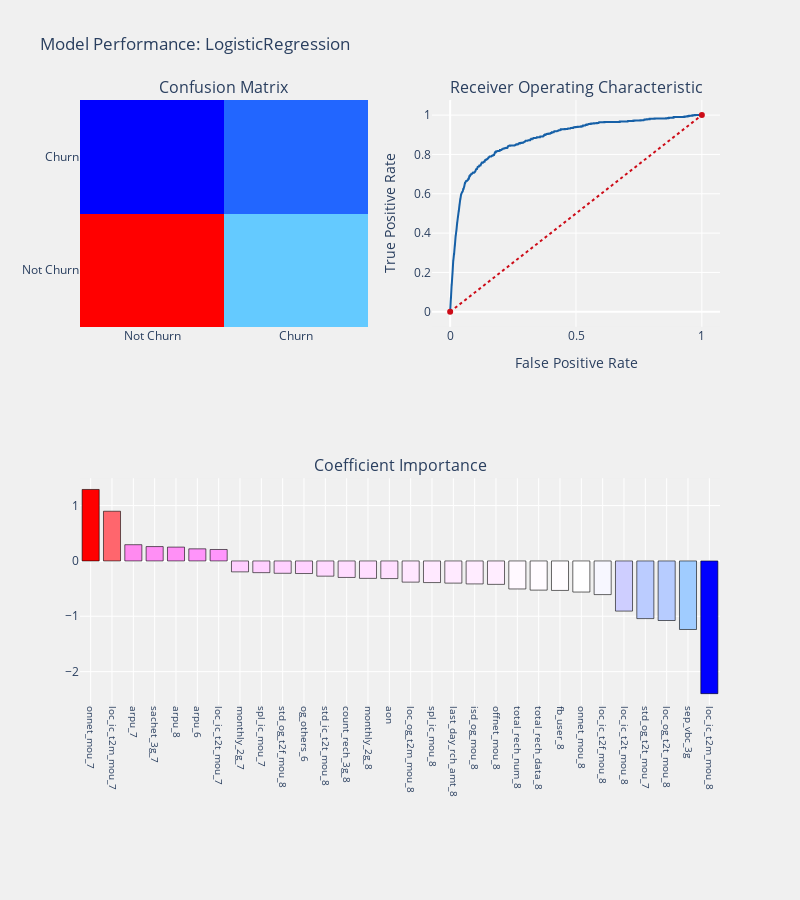
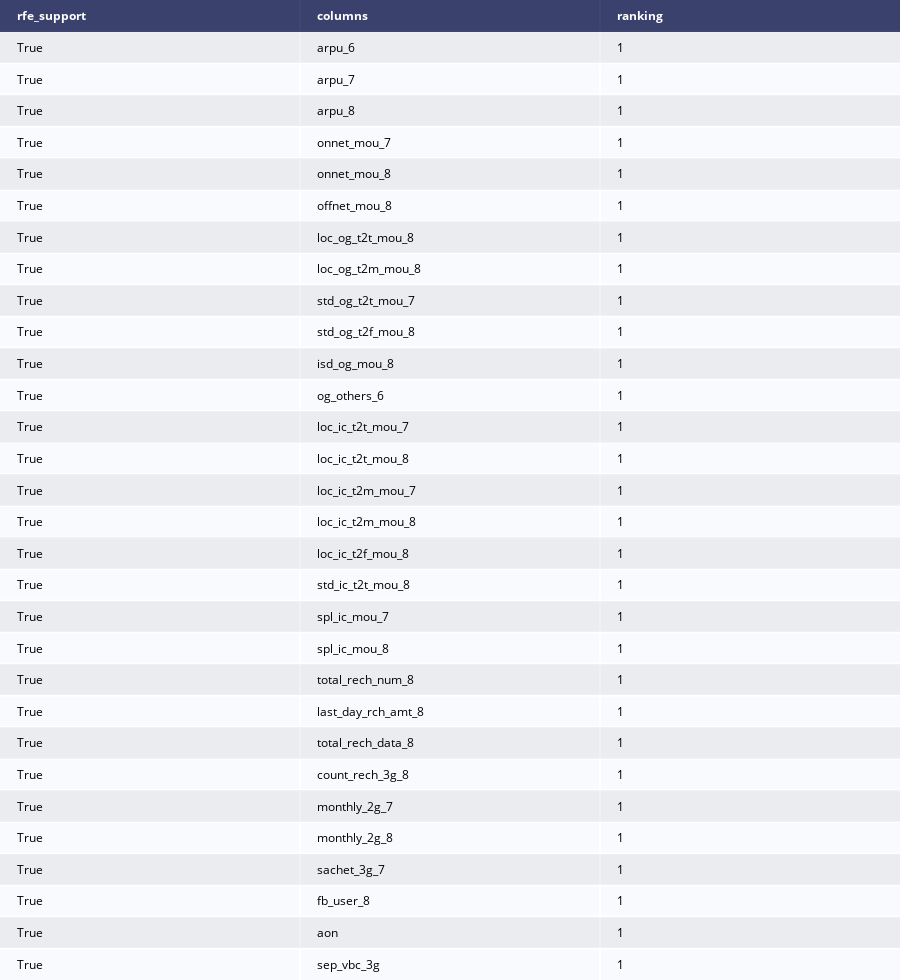

The notebook cell these images were saved under, in order:
### Markdown cell above
#### 1. Recursive Feature Elimination.

### Code cell
from sklearn.feature_selection import RFE

logit = LogisticRegression()

rfe = RFE(logit,30) # doing it with 30 features
rfe = rfe.fit(X_train_res,y_train_res.values.ravel())

rfe.support_
rfe.ranking_


#identified columns after Recursive Feature Elimination
cols = X_train_res.columns[rfe.support_]


#separating train and test data
X_train_rfe = X_train_res[cols]
X_test_rfe  = X_test[cols]
y_train_rfe = y_train_res
y_test_rfe  = y_test

logit_rfe = LogisticRegression(C=1.0, class_weight=None, dual=False, fit_intercept=True,
          intercept_scaling=1, max_iter=100, multi_class='ovr', n_jobs=1,
          penalty='l2', random_state=None, solver='liblinear', tol=0.0001,
          verbose=0, warm_start=False)

#applying model
telecom_churn_feature_selection(logit_rfe,X_train_rfe,X_test_rfe,y_train_rfe,y_test_rfe,cols,"Coefficient",threshold_plot = show_threshold)

#let's display the support columns in a table
idc_rfe = pd.DataFrame({"rfe_support" :rfe.support_,
                       "columns" : X_train_res.columns,
                       "ranking" : rfe.ranking_,
                      })

tab_rk = ff.create_table(idc_rfe[idc_rfe["rfe_support"] == True])
py.iplot(tab_rk)

### Figure 1 — Plotly figure (JSON) as saved in the notebook; plotly's stock layout.template omitted (floating-point values rounded to 4 significant figures; data arrays with more than 128 entries replaced by an {"elided": "..."} marker saying what was removed)
{"data": [{"colorscale": [[0, "rgb(0,0,255)"], [0.1, "rgb(51,153,255)"], [0.2, "rgb(102,204,255)"], [0.3, "rgb(153,204,255)"], [0.4, "rgb(204,204,255)"], [0.5, "rgb(255,255,255)"], [0.6, "rgb(255,204,255)"], [0.7, "rgb(255,153,255)"], [0.8, "rgb(255,102,204)"], [0.9, "rgb(255,102,102)"], [1, "rgb(255,0,0)"]], "name": "matrix", "showscale": false, "type": "heatmap", "x": ["Not Churn", "Churn"], "xaxis": "x", "y": ["Not Churn", "Churn"], "yaxis": "y", "z": [[6803, 1453], [143, 587]]}, {"line": {"color": "rgb(22, 96, 167)", "width": 2}, "name": "Roc : 0.8140581859934162", "type": "scatter", "x": {"elided": "934 float values"}, "xaxis": "x2", "y": {"elided": "934 float values"}, "yaxis": "y2"}, {"line": {"color": "rgb(205, 12, 24)", "dash": "dot", "width": 2}, "type": "scatter", "x": [0, 1], "xaxis": "x2", "y": [0, 1], "yaxis": "y2"}, {"marker": {"color": [1.291, 0.898, 0.2933, 0.2595, 0.25, 0.2185, 0.2068, -0.1975, -0.2117, -0.2234, -0.2275, -0.2753, -0.2983, -0.315, -0.3186, -0.3831, -0.3909, -0.4008, -0.4153, -0.4233, -0.5064, -0.5271, -0.533, -0.5622, -0.6083, -0.9065, -1.042, -1.076, -1.239, -2.398], "colorscale": [[0, "rgb(0,0,255)"], [0.1, "rgb(51,153,255)"], [0.2, "rgb(102,204,255)"], [0.3, "rgb(153,204,255)"], [0.4, "rgb(204,204,255)"], [0.5, "rgb(255,255,255)"], [0.6, "rgb(255,204,255)"], [0.7, "rgb(255,153,255)"], [0.8, "rgb(255,102,204)"], [0.9, "rgb(255,102,102)"], [1, "rgb(255,0,0)"]], "line": {"color": "black", "width": 0.6}}, "name": "coefficients", "type": "bar", "x": ["onnet_mou_7", "loc_ic_t2m_mou_7", "arpu_7", "sachet_3g_7", "arpu_8", "arpu_6", "loc_ic_t2t_mou_7", "monthly_2g_7", "spl_ic_mou_7", "std_og_t2f_mou_8", "og_others_6", "std_ic_t2t_mou_8", "count_rech_3g_8", "monthly_2g_8", "aon", "loc_og_t2m_mou_8", "spl_ic_mou_8", "last_day_rch_amt_8", "isd_og_mou_8", "offnet_mou_8", "total_rech_num_8", "total_rech_data_8", "fb_user_8", "onnet_mou_8", "loc_ic_t2f_mou_8", "loc_ic_t2t_mou_8", "std_og_t2t_mou_7", "loc_og_t2t_mou_8", "sep_vbc_3g", "loc_ic_t2m_mou_8"], "xaxis": "x3", "y": [1.291, 0.898, 0.2933, 0.2595, 0.25, 0.2185, 0.2068, -0.1975, -0.2117, -0.2234, -0.2275, -0.2753, -0.2983, -0.315, -0.3186, -0.3831, -0.3909, -0.4008, -0.4153, -0.4233, -0.5064, -0.5271, -0.533, -0.5622, -0.6083, -0.9065, -1.042, -1.076, -1.239, -2.398], "yaxis": "y3"}], "layout": {"annotations": [{"font": {"size": 16}, "showarrow": false, "text": "Confusion Matrix", "x": 0.225, "xanchor": "center", "xref": "paper", "y": 1, "yanchor": "bottom", "yref": "paper"}, {"font": {"size": 16}, "showarrow": false, "text": "Receiver Operating Characteristic", "x": 0.775, "xanchor": "center", "xref": "paper", "y": 1, "yanchor": "bottom", "yref": "paper"}, {"font": {"size": 16}, "showarrow": false, "text": "Coefficient Importance", "x": 0.5, "xanchor": "center", "xref": "paper", "y": 0.375, "yanchor": "bottom", "yref": "paper"}], "autosize": false, "height": 900, "margin": {"b": 195}, "paper_bgcolor": "rgba(240,240,240, 0.95)", "plot_bgcolor": "rgba(240,240,240, 0.95)", "showlegend": false, "title": {"text": "Model Performance: LogisticRegression"}, "width": 800, "xaxis": {"anchor": "y", "domain": [0, 0.45]}, "xaxis2": {"anchor": "y2", "domain": [0.55, 1], "title": {"text": "False Positive Rate"}}, "xaxis3": {"anchor": "y3", "domain": [0, 1], "showgrid": true, "tickangle": 90, "tickfont": {"size": 10}}, "yaxis": {"anchor": "x", "domain": [0.625, 1]}, "yaxis2": {"anchor": "x2", "domain": [0.625, 1], "title": {"text": "True Positive Rate"}}, "yaxis3": {"anchor": "x3", "domain": [0, 0.375]}}}

### Figure 2 — Plotly figure (JSON) as saved in the notebook; plotly's stock layout.template omitted (floating-point values rounded to 4 significant figures)
{"data": [{"colorscale": [[0, "#00083e"], [0.5, "#ededee"], [1, "#ffffff"]], "hoverinfo": "none", "opacity": 0.75, "showscale": false, "type": "heatmap", "z": [[0, 0, 0], [0.5, 0.5, 0.5], [1, 1, 1], [0.5, 0.5, 0.5], [1, 1, 1], [0.5, 0.5, 0.5], [1, 1, 1], [0.5, 0.5, 0.5], [1, 1, 1], [0.5, 0.5, 0.5], [1, 1, 1], [0.5, 0.5, 0.5], [1, 1, 1], [0.5, 0.5, 0.5], [1, 1, 1], [0.5, 0.5, 0.5], [1, 1, 1], [0.5, 0.5, 0.5], [1, 1, 1], [0.5, 0.5, 0.5], [1, 1, 1], [0.5, 0.5, 0.5], [1, 1, 1], [0.5, 0.5, 0.5], [1, 1, 1], [0.5, 0.5, 0.5], [1, 1, 1], [0.5, 0.5, 0.5], [1, 1, 1], [0.5, 0.5, 0.5], [1, 1, 1]]}], "layout": {"annotations": [{"align": "left", "font": {"color": "#ffffff"}, "showarrow": false, "text": "<b>rfe_support</b>", "x": -0.45, "xanchor": "left", "xref": "x", "y": 0, "yref": "y"}, {"align": "left", "font": {"color": "#ffffff"}, "showarrow": false, "text": "<b>columns</b>", "x": 0.55, "xanchor": "left", "xref": "x", "y": 0, "yref": "y"}, {"align": "left", "font": {"color": "#ffffff"}, "showarrow": false, "text": "<b>ranking</b>", "x": 1.55, "xanchor": "left", "xref": "x", "y": 0, "yref": "y"}, {"align": "left", "font": {"color": "#000000"}, "showarrow": false, "text": "True", "x": -0.45, "xanchor": "left", "xref": "x", "y": 1, "yref": "y"}, {"align": "left", "font": {"color": "#000000"}, "showarrow": false, "text": "arpu_6", "x": 0.55, "xanchor": "left", "xref": "x", "y": 1, "yref": "y"}, {"align": "left", "font": {"color": "#000000"}, "showarrow": false, "text": "1", "x": 1.55, "xanchor": "left", "xref": "x", "y": 1, "yref": "y"}, {"align": "left", "font": {"color": "#000000"}, "showarrow": false, "text": "True", "x": -0.45, "xanchor": "left", "xref": "x", "y": 2, "yref": "y"}, {"align": "left", "font": {"color": "#000000"}, "showarrow": false, "text": "arpu_7", "x": 0.55, "xanchor": "left", "xref": "x", "y": 2, "yref": "y"}, {"align": "left", "font": {"color": "#000000"}, "showarrow": false, "text": "1", "x": 1.55, "xanchor": "left", "xref": "x", "y": 2, "yref": "y"}, {"align": "left", "font": {"color": "#000000"}, "showarrow": false, "text": "True", "x": -0.45, "xanchor": "left", "xref": "x", "y": 3, "yref": "y"}, {"align": "left", "font": {"color": "#000000"}, "showarrow": false, "text": "arpu_8", "x": 0.55, "xanchor": "left", "xref": "x", "y": 3, "yref": "y"}, {"align": "left", "font": {"color": "#000000"}, "showarrow": false, "text": "1", "x": 1.55, "xanchor": "left", "xref": "x", "y": 3, "yref": "y"}, {"align": "left", "font": {"color": "#000000"}, "showarrow": false, "text": "True", "x": -0.45, "xanchor": "left", "xref": "x", "y": 4, "yref": "y"}, {"align": "left", "font": {"color": "#000000"}, "showarrow": false, "text": "onnet_mou_7", "x": 0.55, "xanchor": "left", "xref": "x", "y": 4, "yref": "y"}, {"align": "left", "font": {"color": "#000000"}, "showarrow": false, "text": "1", "x": 1.55, "xanchor": "left", "xref": "x", "y": 4, "yref": "y"}, {"align": "left", "font": {"color": "#000000"}, "showarrow": false, "text": "True", "x": -0.45, "xanchor": "left", "xref": "x", "y": 5, "yref": "y"}, {"align": "left", "font": {"color": "#000000"}, "showarrow": false, "text": "onnet_mou_8", "x": 0.55, "xanchor": "left", "xref": "x", "y": 5, "yref": "y"}, {"align": "left", "font": {"color": "#000000"}, "showarrow": false, "text": "1", "x": 1.55, "xanchor": "left", "xref": "x", "y": 5, "yref": "y"}, {"align": "left", "font": {"color": "#000000"}, "showarrow": false, "text": "True", "x": -0.45, "xanchor": "left", "xref": "x", "y": 6, "yref": "y"}, {"align": "left", "font": {"color": "#000000"}, "showarrow": false, "text": "offnet_mou_8", "x": 0.55, "xanchor": "left", "xref": "x", "y": 6, "yref": "y"}, {"align": "left", "font": {"color": "#000000"}, "showarrow": false, "text": "1", "x": 1.55, "xanchor": "left", "xref": "x", "y": 6, "yref": "y"}, {"align": "left", "font": {"color": "#000000"}, "showarrow": false, "text": "True", "x": -0.45, "xanchor": "left", "xref": "x", "y": 7, "yref": "y"}, {"align": "left", "font": {"color": "#000000"}, "showarrow": false, "text": "loc_og_t2t_mou_8", "x": 0.55, "xanchor": "left", "xref": "x", "y": 7, "yref": "y"}, {"align": "left", "font": {"color": "#000000"}, "showarrow": false, "text": "1", "x": 1.55, "xanchor": "left", "xref": "x", "y": 7, "yref": "y"}, {"align": "left", "font": {"color": "#000000"}, "showarrow": false, "text": "True", "x": -0.45, "xanchor": "left", "xref": "x", "y": 8, "yref": "y"}, {"align": "left", "font": {"color": "#000000"}, "showarrow": false, "text": "loc_og_t2m_mou_8", "x": 0.55, "xanchor": "left", "xref": "x", "y": 8, "yref": "y"}, {"align": "left", "font": {"color": "#000000"}, "showarrow": false, "text": "1", "x": 1.55, "xanchor": "left", "xref": "x", "y": 8, "yref": "y"}, {"align": "left", "font": {"color": "#000000"}, "showarrow": false, "text": "True", "x": -0.45, "xanchor": "left", "xref": "x", "y": 9, "yref": "y"}, {"align": "left", "font": {"color": "#000000"}, "showarrow": false, "text": "std_og_t2t_mou_7", "x": 0.55, "xanchor": "left", "xref": "x", "y": 9, "yref": "y"}, {"align": "left", "font": {"color": "#000000"}, "showarrow": false, "text": "1", "x": 1.55, "xanchor": "left", "xref": "x", "y": 9, "yref": "y"}, {"align": "left", "font": {"color": "#000000"}, "showarrow": false, "text": "True", "x": -0.45, "xanchor": "left", "xref": "x", "y": 10, "yref": "y"}, {"align": "left", "font": {"color": "#000000"}, "showarrow": false, "text": "std_og_t2f_mou_8", "x": 0.55, "xanchor": "left", "xref": "x", "y": 10, "yref": "y"}, {"align": "left", "font": {"color": "#000000"}, "showarrow": false, "text": "1", "x": 1.55, "xanchor": "left", "xref": "x", "y": 10, "yref": "y"}, {"align": "left", "font": {"color": "#000000"}, "showarrow": false, "text": "True", "x": -0.45, "xanchor": "left", "xref": "x", "y": 11, "yref": "y"}, {"align": "left", "font": {"color": "#000000"}, "showarrow": false, "text": "isd_og_mou_8", "x": 0.55, "xanchor": "left", "xref": "x", "y": 11, "yref": "y"}, {"align": "left", "font": {"color": "#000000"}, "showarrow": false, "text": "1", "x": 1.55, "xanchor": "left", "xref": "x", "y": 11, "yref": "y"}, {"align": "left", "font": {"color": "#000000"}, "showarrow": false, "text": "True", "x": -0.45, "xanchor": "left", "xref": "x", "y": 12, "yref": "y"}, {"align": "left", "font": {"color": "#000000"}, "showarrow": false, "text": "og_others_6", "x": 0.55, "xanchor": "left", "xref": "x", "y": 12, "yref": "y"}, {"align": "left", "font": {"color": "#000000"}, "showarrow": false, "text": "1", "x": 1.55, "xanchor": "left", "xref": "x", "y": 12, "yref": "y"}, {"align": "left", "font": {"color": "#000000"}, "showarrow": false, "text": "True", "x": -0.45, "xanchor": "left", "xref": "x", "y": 13, "yref": "y"}, {"align": "left", "font": {"color": "#000000"}, "showarrow": false, "text": "loc_ic_t2t_mou_7", "x": 0.55, "xanchor": "left", "xref": "x", "y": 13, "yref": "y"}, {"align": "left", "font": {"color": "#000000"}, "showarrow": false, "text": "1", "x": 1.55, "xanchor": "left", "xref": "x", "y": 13, "yref": "y"}, {"align": "left", "font": {"color": "#000000"}, "showarrow": false, "text": "True", "x": -0.45, "xanchor": "left", "xref": "x", "y": 14, "yref": "y"}, {"align": "left", "font": {"color": "#000000"}, "showarrow": false, "text": "loc_ic_t2t_mou_8", "x": 0.55, "xanchor": "left", "xref": "x", "y": 14, "yref": "y"}, {"align": "left", "font": {"color": "#000000"}, "showarrow": false, "text": "1", "x": 1.55, "xanchor": "left", "xref": "x", "y": 14, "yref": "y"}, {"align": "left", "font": {"color": "#000000"}, "showarrow": false, "text": "True", "x": -0.45, "xanchor": "left", "xref": "x", "y": 15, "yref": "y"}, {"align": "left", "font": {"color": "#000000"}, "showarrow": false, "text": "loc_ic_t2m_mou_7", "x": 0.55, "xanchor": "left", "xref": "x", "y": 15, "yref": "y"}, {"align": "left", "font": {"color": "#000000"}, "showarrow": false, "text": "1", "x": 1.55, "xanchor": "left", "xref": "x", "y": 15, "yref": "y"}, {"align": "left", "font": {"color": "#000000"}, "showarrow": false, "text": "True", "x": -0.45, "xanchor": "left", "xref": "x", "y": 16, "yref": "y"}, {"align": "left", "font": {"color": "#000000"}, "showarrow": false, "text": "loc_ic_t2m_mou_8", "x": 0.55, "xanchor": "left", "xref": "x", "y": 16, "yref": "y"}, {"align": "left", "font": {"color": "#000000"}, "showarrow": false, "text": "1", "x": 1.55, "xanchor": "left", "xref": "x", "y": 16, "yref": "y"}, {"align": "left", "font": {"color": "#000000"}, "showarrow": false, "text": "True", "x": -0.45, "xanchor": "left", "xref": "x", "y": 17, "yref": "y"}, {"align": "left", "font": {"color": "#000000"}, "showarrow": false, "text": "loc_ic_t2f_mou_8", "x": 0.55, "xanchor": "left", "xref": "x", "y": 17, "yref": "y"}, {"align": "left", "font": {"color": "#000000"}, "showarrow": false, "text": "1", "x": 1.55, "xanchor": "left", "xref": "x", "y": 17, "yref": "y"}, {"align": "left", "font": {"color": "#000000"}, "showarrow": false, "text": "True", "x": -0.45, "xanchor": "left", "xref": "x", "y": 18, "yref": "y"}, {"align": "left", "font": {"color": "#000000"}, "showarrow": false, "text": "std_ic_t2t_mou_8", "x": 0.55, "xanchor": "left", "xref": "x", "y": 18, "yref": "y"}, {"align": "left", "font": {"color": "#000000"}, "showarrow": false, "text": "1", "x": 1.55, "xanchor": "left", "xref": "x", "y": 18, "yref": "y"}, {"align": "left", "font": {"color": "#000000"}, "showarrow": false, "text": "True", "x": -0.45, "xanchor": "left", "xref": "x", "y": 19, "yref": "y"}, {"align": "left", "font": {"color": "#000000"}, "showarrow": false, "text": "spl_ic_mou_7", "x": 0.55, "xanchor": "left", "xref": "x", "y": 19, "yref": "y"}, {"align": "left", "font": {"color": "#000000"}, "showarrow": false, "text": "1", "x": 1.55, "xanchor": "left", "xref": "x", "y": 19, "yref": "y"}, {"align": "left", "font": {"color": "#000000"}, "showarrow": false, "text": "True", "x": -0.45, "xanchor": "left", "xref": "x", "y": 20, "yref": "y"}, {"align": "left", "font": {"color": "#000000"}, "showarrow": false, "text": "spl_ic_mou_8", "x": 0.55, "xanchor": "left", "xref": "x", "y": 20, "yref": "y"}, {"align": "left", "font": {"color": "#000000"}, "showarrow": false, "text": "1", "x": 1.55, "xanchor": "left", "xref": "x", "y": 20, "yref": "y"}, {"align": "left", "font": {"color": "#000000"}, "showarrow": false, "text": "True", "x": -0.45, "xanchor": "left", "xref": "x", "y": 21, "yref": "y"}, {"align": "left", "font": {"color": "#000000"}, "showarrow": false, "text": "total_rech_num_8", "x": 0.55, "xanchor": "left", "xref": "x", "y": 21, "yref": "y"}, {"align": "left", "font": {"color": "#000000"}, "showarrow": false, "text": "1", "x": 1.55, "xanchor": "left", "xref": "x", "y": 21, "yref": "y"}, {"align": "left", "font": {"color": "#000000"}, "showarrow": false, "text": "True", "x": -0.45, "xanchor": "left", "xref": "x", "y": 22, "yref": "y"}, {"align": "left", "font": {"color": "#000000"}, "showarrow": false, "text": "last_day_rch_amt_8", "x": 0.55, "xanchor": "left", "xref": "x", "y": 22, "yref": "y"}, {"align": "left", "font": {"color": "#000000"}, "showarrow": false, "text": "1", "x": 1.55, "xanchor": "left", "xref": "x", "y": 22, "yref": "y"}, {"align": "left", "font": {"color": "#000000"}, "showarrow": false, "text": "True", "x": -0.45, "xanchor": "left", "xref": "x", "y": 23, "yref": "y"}, {"align": "left", "font": {"color": "#000000"}, "showarrow": false, "text": "total_rech_data_8", "x": 0.55, "xanchor": "left", "xref": "x", "y": 23, "yref": "y"}, {"align": "left", "font": {"color": "#000000"}, "showarrow": false, "text": "1", "x": 1.55, "xanchor": "left", "xref": "x", "y": 23, "yref": "y"}, {"align": "left", "font": {"color": "#000000"}, "showarrow": false, "text": "True", "x": -0.45, "xanchor": "left", "xref": "x", "y": 24, "yref": "y"}, {"align": "left", "font": {"color": "#000000"}, "showarrow": false, "text": "count_rech_3g_8", "x": 0.55, "xanchor": "left", "xref": "x", "y": 24, "yref": "y"}, {"align": "left", "font": {"color": "#000000"}, "showarrow": false, "text": "1", "x": 1.55, "xanchor": "left", "xref": "x", "y": 24, "yref": "y"}, {"align": "left", "font": {"color": "#000000"}, "showarrow": false, "text": "True", "x": -0.45, "xanchor": "left", "xref": "x", "y": 25, "yref": "y"}, {"align": "left", "font": {"color": "#000000"}, "showarrow": false, "text": "monthly_2g_7", "x": 0.55, "xanchor": "left", "xref": "x", "y": 25, "yref": "y"}, {"align": "left", "font": {"color": "#000000"}, "showarrow": false, "text": "1", "x": 1.55, "xanchor": "left", "xref": "x", "y": 25, "yref": "y"}, {"align": "left", "font": {"color": "#000000"}, "showarrow": false, "text": "True", "x": -0.45, "xanchor": "left", "xref": "x", "y": 26, "yref": "y"}, {"align": "left", "font": {"color": "#000000"}, "showarrow": false, "text": "monthly_2g_8", "x": 0.55, "xanchor": "left", "xref": "x", "y": 26, "yref": "y"}, {"align": "left", "font": {"color": "#000000"}, "showarrow": false, "text": "1", "x": 1.55, "xanchor": "left", "xref": "x", "y": 26, "yref": "y"}, {"align": "left", "font": {"color": "#000000"}, "showarrow": false, "text": "True", "x": -0.45, "xanchor": "left", "xref": "x", "y": 27, "yref": "y"}, {"align": "left", "font": {"color": "#000000"}, "showarrow": false, "text": "sachet_3g_7", "x": 0.55, "xanchor": "left", "xref": "x", "y": 27, "yref": "y"}, {"align": "left", "font": {"color": "#000000"}, "showarrow": false, "text": "1", "x": 1.55, "xanchor": "left", "xref": "x", "y": 27, "yref": "y"}, {"align": "left", "font": {"color": "#000000"}, "showarrow": false, "text": "True", "x": -0.45, "xanchor": "left", "xref": "x", "y": 28, "yref": "y"}, {"align": "left", "font": {"color": "#000000"}, "showarrow": false, "text": "fb_user_8", "x": 0.55, "xanchor": "left", "xref": "x", "y": 28, "yref": "y"}, {"align": "left", "font": {"color": "#000000"}, "showarrow": false, "text": "1", "x": 1.55, "xanchor": "left", "xref": "x", "y": 28, "yref": "y"}, {"align": "left", "font": {"color": "#000000"}, "showarrow": false, "text": "True", "x": -0.45, "xanchor": "left", "xref": "x", "y": 29, "yref": "y"}, {"align": "left", "font": {"color": "#000000"}, "showarrow": false, "text": "aon", "x": 0.55, "xanchor": "left", "xref": "x", "y": 29, "yref": "y"}, {"align": "left", "font": {"color": "#000000"}, "showarrow": false, "text": "1", "x": 1.55, "xanchor": "left", "xref": "x", "y": 29, "yref": "y"}, {"align": "left", "font": {"color": "#000000"}, "showarrow": false, "text": "True", "x": -0.45, "xanchor": "left", "xref": "x", "y": 30, "yref": "y"}, {"align": "left", "font": {"color": "#000000"}, "showarrow": false, "text": "sep_vbc_3g", "x": 0.55, "xanchor": "left", "xref": "x", "y": 30, "yref": "y"}, {"align": "left", "font": {"color": "#000000"}, "showarrow": false, "text": "1", "x": 1.55, "xanchor": "left", "xref": "x", "y": 30, "yref": "y"}], "height": 980, "margin": {"b": 0, "l": 0, "r": 0, "t": 0}, "xaxis": {"dtick": 1, "gridwidth": 2, "showticklabels": false, "tick0": -0.5, "ticks": "", "zeroline": false}, "yaxis": {"autorange": "reversed", "dtick": 1, "gridwidth": 2, "showticklabels": false, "tick0": 0.5, "ticks": "", "zeroline": false}}}
